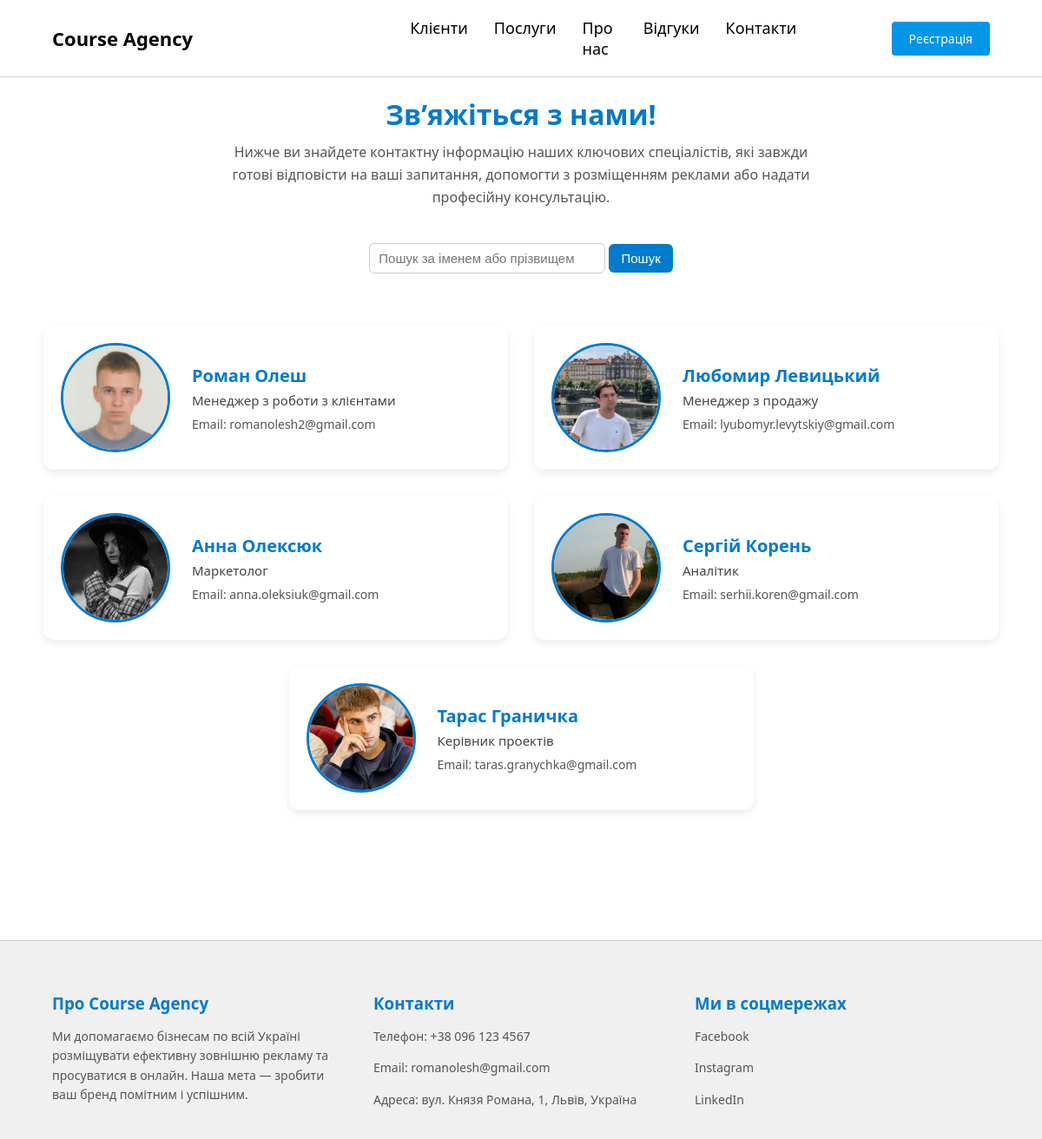
The page /ad_agency_site/contacts.php on the database its author committed.
### tables this page shows
CREATE TABLE `employees` (
  `employee_id` int(11) NOT NULL,
  `first_name` varchar(100) NOT NULL,
  `last_name` varchar(100) NOT NULL,
  `position` varchar(100) NOT NULL,
  `employee_email` varchar(255) NOT NULL,
  `photo` varchar(255) DEFAULT NULL
);

### ad_agency_site/contacts.php (the view, shortened to what this page needs)
<?php
$role = $_SESSION['user_role'] ?? 'guest';
$connection = getConnection($role);
$sql = "SELECT * FROM Employees";
$result = mysqli_query($connection, $sql);
?>
<!DOCTYPE html>
<html lang="uk">
<head>
</head>
<body>
    <h1>Зв’яжіться з нами!</h1>
    <div class="description">
        Нижче ви знайдете контактну інформацію наших ключових спеціалістів, які завжди готові відповісти на ваші запитання, допомогти з розміщенням реклами або надати професійну консультацію.
    </div>
    <div class="controls">
        <form method="get">
            <input class="search-input" type="text" name="search" placeholder="Пошук за іменем або прізвищем" value="<?= htmlspecialchars($_GET['search'] ?? '') ?>">
            <button class="search-btn" type="submit">Пошук</button>
        </form>
    </div>
    <div class="employees-container">
        <?php
        if (mysqli_num_rows($result) > 0) {
            while ($emp = mysqli_fetch_assoc($result)) {
                $wrapperStart = ($role === 'registered') ? '<a href="edit_employee.php?id=' . $emp['employee_id'] . '" class="employee-entry clickable">' : '<div class="employee-entry">';
                $wrapperEnd = ($role === 'registered') ? '</a>' : '</div>';
                echo $wrapperStart;
                if ($emp['photo']) {
                    echo '<img class="employee-photo" src="' . htmlspecialchars($emp['photo']) . '" alt="' . htmlspecialchars($emp['first_name']) . '">';
                } else {
                    echo '<div class="no-photo">Фото<br>відсутнє</div>';
                }
                echo '<div class="employee-info">';
                echo '<div class="employee-name">' . htmlspecialchars($emp['first_name']) . ' ' . htmlspecialchars($emp['last_name']) . '</div>';
                echo '<div class="employee-position">' . htmlspecialchars($emp['position']) . '</div>';
                echo '<div class="employee-email">Email: ' . htmlspecialchars($emp['employee_email']) . '</div>';
                echo '</div>';
                echo $wrapperEnd;
            }
        } else {
            echo '<p style="text-align:center; color:#666;">Записів не знайдено.</p>';
        }
        ?>
    </div>
</body>
</html>

### ad_agency_site/contacts.php (style rules this page uses)
body { font-family: 'Segoe UI', Tahoma, Geneva, Verdana, sans-serif; background-color: #f9f9f9; margin: 0; padding: 40px; color: #333; }
h1 { text-align: center; color: #007acc; margin-bottom: 10px; }
.description { text-align: center; max-width: 700px; margin: 0 auto 40px auto; font-size: 16px; color: #555; line-height: 1.6; }
.controls { display: flex; justify-content: center; gap: 10px; margin-top: 20px; flex-wrap: wrap; }
.search-input { padding: 8px 10px; font-size: 15px; border: 1px solid #ccc; border-radius: 6px; width: 250px; }
.search-btn, .add-btn { padding: 8px 14px; font-size: 15px; cursor: pointer; border: none; border-radius: 6px; background-color: #007acc; color: white; text-decoration: none; transition: background-color 0.3s ease; }
.employees-container { display: flex; flex-wrap: wrap; justify-content: center; gap: 30px; max-width: 1100px; margin: 60px auto 150px auto; }
.employee-entry { background-color: #fff; border-radius: 12px; box-shadow: 0 4px 10px rgba(0, 0, 0, 0.08); display: flex; padding: 20px; align-items: center; width: calc(50% - 15px); box-sizing: border-box; transition: transform 0.3s ease, box-shadow 0.3s ease; }
.employee-photo { width: 120px; height: 120px; border-radius: 50%; object-fit: cover; border: 3px solid #007acc; margin-right: 25px; }
.employee-info { display: flex; flex-direction: column; }
.employee-name { font-size: 20px; font-weight: bold; color: #007acc; margin-bottom: 5px; }
.employee-position { font-size: 15px; color: #444; margin-bottom: 8px; }
.employee-email { font-size: 14px; color: #555; }

### rows shown on the page
employees: photo (picture), first_name "Роман", last_name "Олеш", position "Менеджер з роботи з клієнтами", employee_email "romanolesh2@gmail.com"
employees: photo (picture), first_name "Любомир", last_name "Левицький", position "Менеджер з продажу", employee_email "lyubomyr.levytskiy@gmail.com"
employees: photo (picture), first_name "Анна", last_name "Олексюк", position "Маркетолог", employee_email "anna.oleksiuk@gmail.com"
employees: photo (picture), first_name "Сергій", last_name "Корень", position "Аналітик", employee_email "serhii.koren@gmail.com"
employees: photo (picture), first_name "Тарас", last_name "Граничка", position "Керівник проектів", employee_email "taras.granychka@gmail.com"
